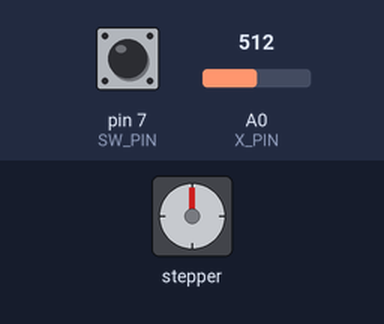
Simulated run of this sketch. Board: Arduino Uno, built with avr-gcc and run on an emulated ATmega328P. Shown: stepper motor. The inputs (shaded band) are chosen by the test bench; at power-on: A0 (X_PIN) = 512, pin 7 (SW_PIN) HIGH. Stepper angles assume 2048 steps per turn; what the sketch prints to the serial monitor is not drawn.

Above: at 1.2 s.
1.3 s: A0 (X_PIN) set to 793
2.8 s: A0 (X_PIN) set to 808
At 3.25 s:
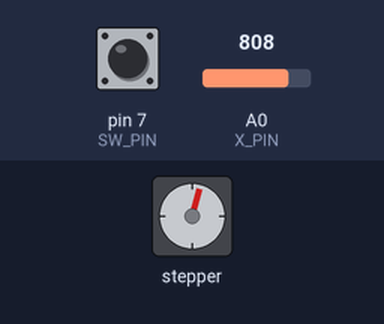
At 3.86 s:
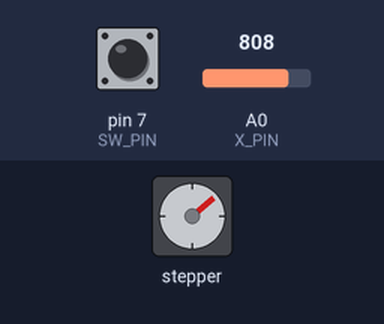
Timing chart, 0 to 17.8 s (numbered marks = the images above; inputs shaded):
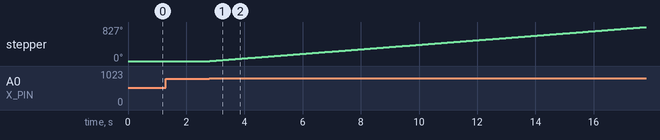

The sketch:

StepMotor.ino
```cpp
#include <Stepper.h>

#define IN1_PIN 8
#define IN2_PIN 9
#define IN3_PIN 10
#define IN4_PIN 11

#define SW_PIN 7
#define X_PIN A0
#define Y_PIN A1

Stepper motor(2048, IN4_PIN, IN2_PIN, IN3_PIN, IN1_PIN);

void setup() {
  // put your setup code here, to run once:
  Serial.begin(9600);
  motor.setSpeed(10);
  Serial.println("Speed : 10rpm");
  Serial.print("Enter steps:");

  pinMode(SW_PIN, INPUT_PULLUP);
  pinMode(X_PIN, INPUT);
  pinMode(Y_PIN, INPUT);
}

void loop() {
  // put your main code here, to run repeatedly:
  int x= analogRead(X_PIN);
  int z= digitalRead(SW_PIN);

  if(x<200){
    motor.step(-1);
  }
  else if(x>800){
    motor.step(1);
  }

}
```

Measured:
- the behaviour switches between 800 and 801 on A0 (X_PIN) (found by bisection; images 0 and 1)
- after the input at 1.3 s, every drawn part: stays the same
- after the input at 2.8 s, stepper: keeps turning clockwise at about 55°/s, starting at once
